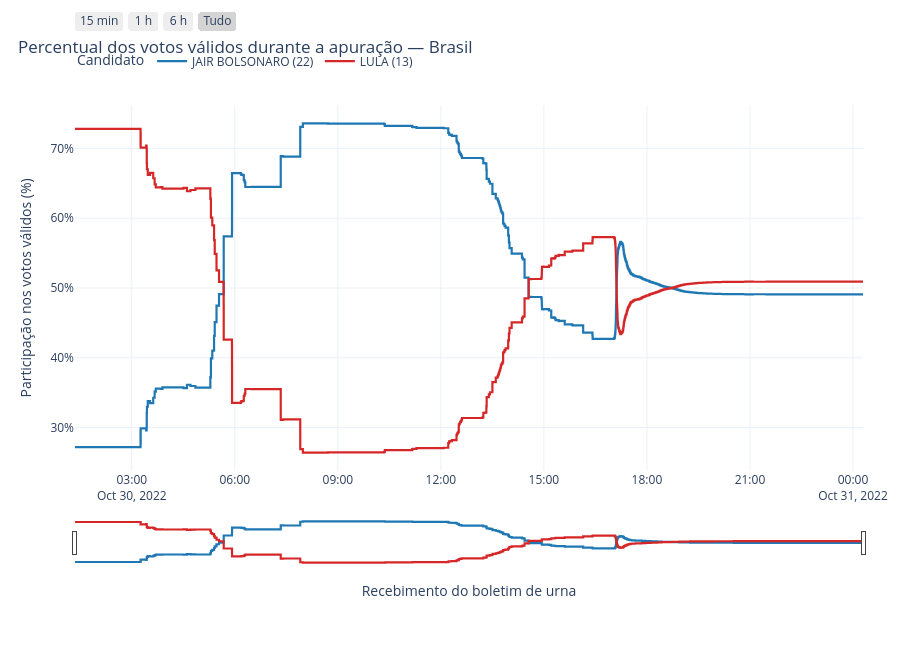

The code cell stored with this chart in its notebook:
### Markdown cell above
## Participação nos votos válidos ao longo da apuração

Este gráfico usa apenas os candidatos selecionados; branco e nulo não entram no
denominador. Oscilações no início refletem poucos boletins recebidos. Os mesmos
controles de zoom do gráfico anterior estão disponíveis aqui.

### Code cell
participacao = acumulado.div(acumulado.sum(axis=1), axis=0).mul(100).fillna(0)
fig = go.Figure()
for candidato in participacao.columns:
    fig.add_trace(go.Scatter(
        x=participacao.index,
        y=participacao[candidato],
        name=candidato,
        mode="lines",
        line={"width": 2.2, "color": cores.get(candidato), "shape": "hv"},
        hovertemplate="%{x|%d/%m/%Y %H:%M:%S}<br>%{fullData.name}: %{y:.4f}%<extra></extra>",
    ))

configurar_tempo(
    fig,
    f"Percentual dos votos válidos durante a apuração — {local}",
    "Participação nos votos válidos (%)",
)
fig.update_yaxes(ticksuffix="%", rangemode="normal")
fig.show(config=CONFIG_GRAFICO)

### Figure 1 — Plotly figure (JSON) as saved in the notebook; plotly's stock layout.template omitted (floating-point values rounded to 4 significant figures; data arrays with more than 128 entries replaced by an {"elided": "..."} marker saying what was removed)
{"data": [{"hovertemplate": "%{x|%d/%m/%Y %H:%M:%S}<br>%{fullData.name}: %{y:.4f}%<extra></extra>", "line": {"color": "#1F77B4", "shape": "hv", "width": 2.2}, "mode": "lines", "name": "JAIR BOLSONARO (22)", "type": "scatter", "x": {"elided": "11387 str values"}, "y": {"elided": "11387 float values"}}, {"hovertemplate": "%{x|%d/%m/%Y %H:%M:%S}<br>%{fullData.name}: %{y:.4f}%<extra></extra>", "line": {"color": "#D62728", "shape": "hv", "width": 2.2}, "mode": "lines", "name": "LULA (13)", "type": "scatter", "x": {"elided": "11387 str values"}, "y": {"elided": "11387 float values"}}], "layout": {"dragmode": "zoom", "height": 650, "hovermode": "x unified", "legend": {"orientation": "h", "title": {"text": "Candidato"}, "y": 1.08}, "margin": {"b": 85, "l": 75, "r": 35, "t": 105}, "title": {"text": "Percentual dos votos válidos durante a apuração — Brasil", "x": 0.02, "xanchor": "left"}, "xaxis": {"rangeselector": {"buttons": [{"count": 15, "label": "15 min", "step": "minute", "stepmode": "backward"}, {"count": 1, "label": "1 h", "step": "hour", "stepmode": "backward"}, {"count": 6, "label": "6 h", "step": "hour", "stepmode": "backward"}, {"label": "Tudo", "step": "all"}], "x": 0, "y": 1.16}, "rangeslider": {"thickness": 0.1, "visible": true}, "showspikes": true, "spikemode": "across", "title": {"text": "Recebimento do boletim de urna"}, "type": "date"}, "yaxis": {"rangemode": "normal", "separatethousands": true, "ticksuffix": "%", "title": {"text": "Participação nos votos válidos (%)"}}}}
